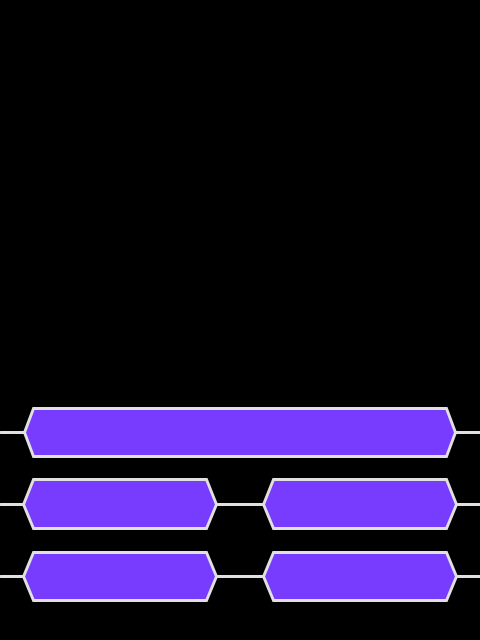
Frame 1 (no input)
Frame 2 (the mouse pressed at the canvas centre, redrawn once): identical to frame 1, image omitted

The Processing sketch that drew this single still picture (run headless with seeded random() and noise(); the mouse was pressed at the canvas centre and the sketch redrawn once):

// Processing sketch: slumdog_millionaire
// ── slumdog_millionaire.pde
// Manuale di Programmazione Cinematografica
// Daniele Olmisani, 2015

// Slumdog millionaire (2008)


final color PAPER = color(0, 0, 0);
final color INK1 = color(120, 60, 255);
final color INK2 = color(225, 225, 225);


void  setup() {
  size(480, 640);
  noLoop();
}


void draw() {
  
  final float S = min(width, height);
   final float U = 0.002;
  
  translate(0.5*width, 0.6*height);
  scale(S);
  
  background(PAPER);
  
  stroke(INK2);
  strokeWeight(3*U);
  
  fill(INK1);
  
  line(-0.5, 0.10, 0.5, 0.10);
  line(-0.5, 0.25, 0.5, 0.25);
  line(-0.5, 0.40, 0.5, 0.40);
  
  drawCell( 0.00, 0.10, 0.9, 0.1);
  drawCell(-0.25, 0.25, 0.4, 0.1);
  drawCell( 0.25, 0.25, 0.4, 0.1);
  drawCell(-0.25, 0.40, 0.4, 0.1);
  drawCell( 0.25, 0.40, 0.4, 0.1);
  
  save("slumdog-millionaire.png");
}


void drawCell(float x, float y, float w, float h) {
  
  pushMatrix();
  
    translate(x, y);
    
    float w2 = 0.5*w;
    float h2 = 0.5*h;
    float d  = 0.2*h;
    
    beginShape();
      vertex(-w2,     0);
      vertex(-w2+d, -h2);
      vertex( w2-d, -h2);
      vertex( w2,     0);
      vertex( w2-d,  h2);
      vertex(-w2+d,  h2);
      vertex(-w2,     0);
    endShape();
  
  popMatrix();
}
